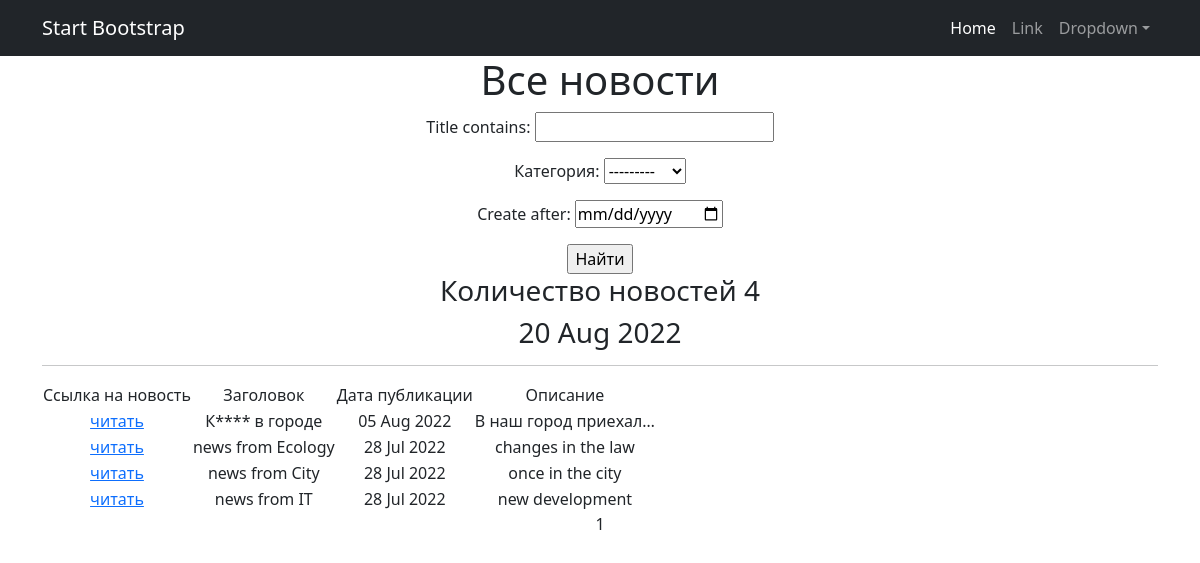
Before: /news/ with the older database file.
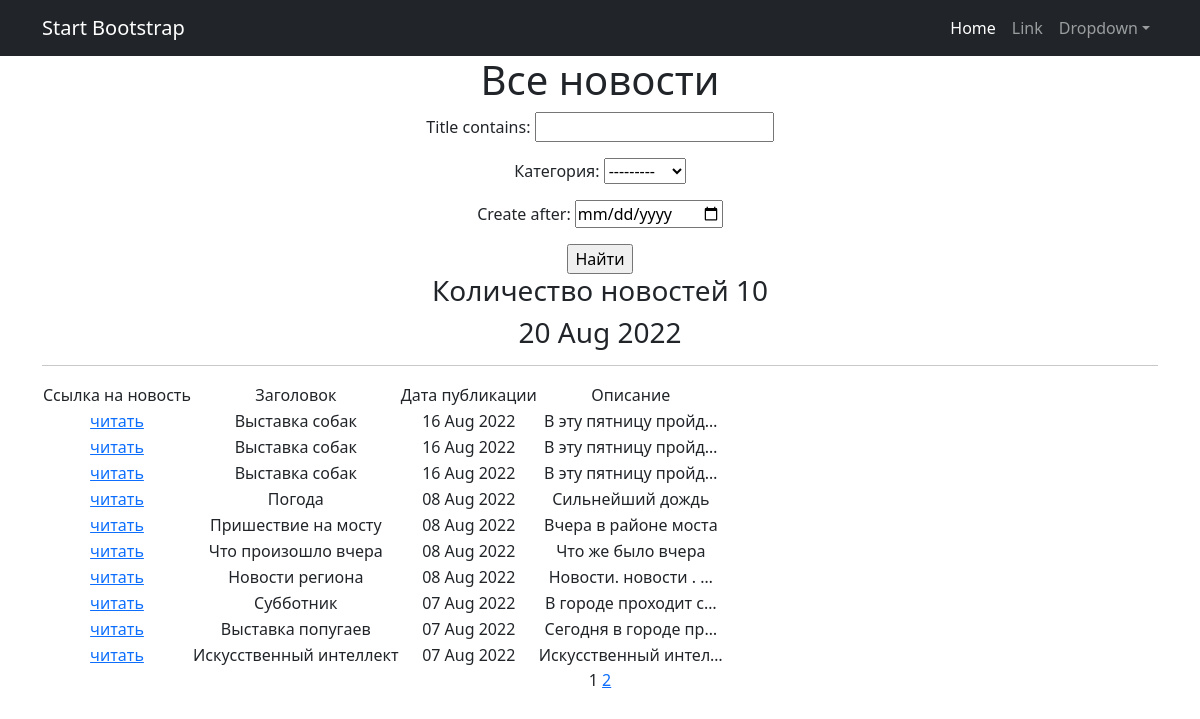
After: the same page with the newer database file.
### news/models.py (models this page shows, shortened)
class Post(models.Model):
    author = models.ForeignKey(Author, on_delete=models.CASCADE)
    NEWS = 'NW'
    ARTICLE = 'AR'
    CATEGORY_CHOICES = (
        (NEWS, 'Новость'),
        (ARTICLE, 'Статья')
    )
    category_type = models.CharField(max_length=2, choices=CATEGORY_CHOICES, default=ARTICLE)
    dateCreation = models.DateTimeField(auto_now_add=True)
    title = models.CharField(max_length=128)
    text = models.TextField()
    rating = models.SmallIntegerField(default=0)
    category = models.ManyToManyField(Category, through='PostCategory', verbose_name='Категория')
    def get_absolute_url(self):
        return reverse('news', args=[str(self.id)])

### news/views.py (the view, shortened to what this page needs)
# urls.py: path('', News.as_view(), name='news_page'),
class News(ListView):
    model = Post
    ordering = '-dateCreation'
    template_name = 'news.html'
    context_object_name = 'news'
    paginate_by = 10
    def get_queryset(self):
        queryset =super().get_queryset()
        self.filterset = PostFilter(self.request.GET, queryset)
        return self.filterset.qs
    def get_context_data(self, **kwargs):
        context = super().get_context_data(**kwargs)
        context['filterset'] = self.filterset
        return context

### news/models.py (called while the page is built)
    def __str__(self):
        return f'{self.name}'

### news/templatetags/custom_filters.py (called while the page is built)
@register.filter()
def censor(value):
    if not isinstance(value, str):
        raise ValueError
    for word in black_list:
        value = value.replace(word[1:], "*"*(len(word)-1))
    return value

### news/templatetags/custom_tags.py (called while the page is built)
@register.simple_tag()
def my_time(format_string='%b %d %Y'):
    return datetime.utcnow().strftime(format_string)

### templates/news.html (shortened to what this page needs)
{% extends 'flatpages/default.html' %}
{% load custom_filters %}
{% load custom_tags %}
{% block content %}
 <h1>Все новости</h1>
    <form action="" method="get">
        {{ filterset.form.as_p }}
        <input type="submit" value="Найти" />
    </form>
    <h3> Количество новостей {{ news|length }}</h3>
    <h3>{% my_time '%d %b %Y' %}</h3>
    <hr>
    {% if news %}
        <table>
            <tr>
                <td> Ссылка на новость </td>
                <td> Заголовок </td>
                <td> Дата публикации </td>
                <td> Описание </td>
            </tr>
            {% for newOne in news %}
            <tr>
                <td><a href="{{newOne.get_absolute_url}}" > читать </a></td>
                <td>{{ newOne.title|censor }}</td>
                <td>{{ newOne.dateCreation|date:'d M Y' }}</td>
                <td>{{ newOne.text|truncatechars:20|censor }}</td>
            </tr>
            {% endfor %}
        </table>
    {% else %}
        <h2>Новостей нет</h2>
    {% endif %}
   {{ page_obj.number }}
   {% if page_obj.has_next %}
       <a href="?page={{ page_obj.next_page_number }}">{{ page_obj.next_page_number }}</a>
   {% endif %}
{% endblock content %}

Changed rows visible on the page:
no longer on this page (row unchanged): Post: title|censor "К**** в городе", dateCreation "05 Aug 2022", text|censor "В наш город приехал…"
no longer on this page (row unchanged): Post: title|censor "news from Ecology", dateCreation "28 Jul 2022", text|censor "changes in the law"
no longer on this page (row unchanged): Post: title|censor "news from City", dateCreation "28 Jul 2022", text|censor "once in the city"
no longer on this page (row unchanged): Post: title|censor "news from IT", dateCreation "28 Jul 2022", text|censor "new development"
added Post: title|censor "Выставка собак", dateCreation "16 Aug 2022", text|censor "В эту пятницу пройд…"
added Post: title|censor "Выставка собак", dateCreation "16 Aug 2022", text|censor "В эту пятницу пройд…"
added Post: title|censor "Выставка собак", dateCreation "16 Aug 2022", text|censor "В эту пятницу пройд…"
added Post: title|censor "Погода", dateCreation "08 Aug 2022", text|censor "Сильнейший дождь"
added Post: title|censor "Пришествие на мосту", dateCreation "08 Aug 2022", text|censor "Вчера в районе моста"
added Post: title|censor "Что произошло вчера", dateCreation "08 Aug 2022", text|censor "Что же было вчера"
added Post: title|censor "Новости региона", dateCreation "08 Aug 2022", text|censor "Новости. новости . …"
added Post: title|censor "Субботник", dateCreation "07 Aug 2022", text|censor "В городе проходит с…"
added Post: title|censor "Выставка попугаев", dateCreation "07 Aug 2022", text|censor "Сегодня в городе пр…"
added Post: title|censor "Искусственный интеллект", dateCreation "07 Aug 2022", text|censor "Искусственный интел…"
Other visible differences:
{{ news|length }}: "4" → "10"
{{ page_obj.next_page_number }}: (not shown) → "2"
